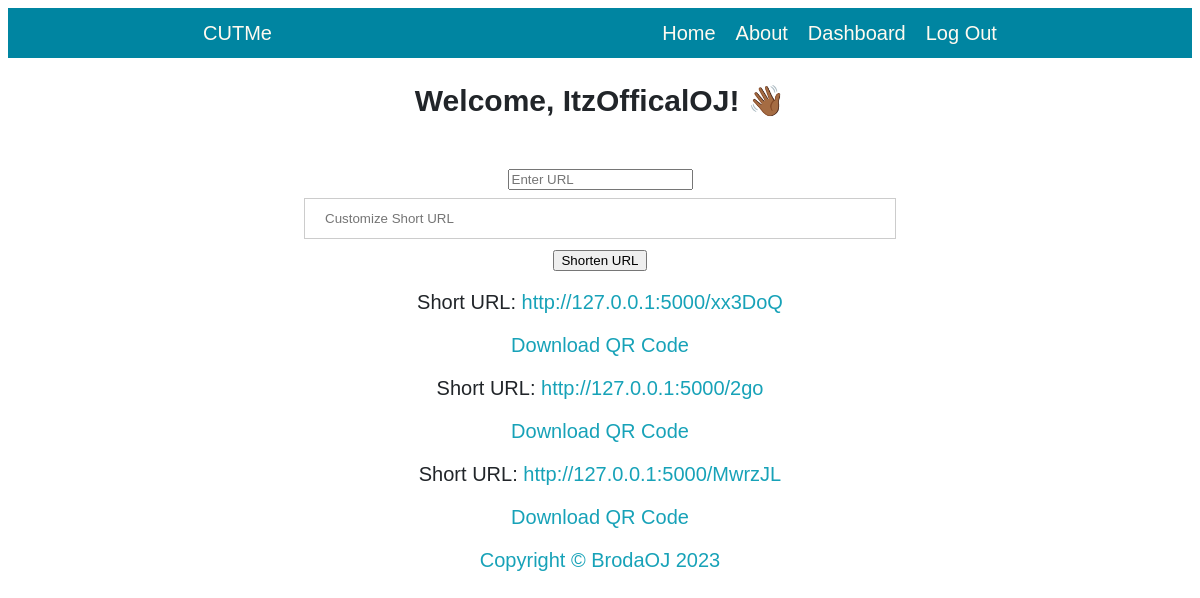
The page / (signed in) on the database its author committed.
### app.py (models this page shows, shortened)
class User(db.Model, UserMixin):
    __tablename__ = 'users'
    id = db.Column(db.Integer, primary_key=True)
    username = db.Column(db.String(50), unique=True, nullable=False)
    password = db.Column(db.String(100), nullable=False)
    created_urls = db.relationship('URL', backref='created_by', foreign_keys='URL.user_id')

class URL(db.Model):
    __tablename__ = 'urls'
    id = db.Column(db.Integer, primary_key=True)
    short_code = db.Column(db.String(6), unique=True, nullable=False)
    long_url = db.Column(db.String)
    short_url = db.Column(db.String)
    custom_short_url = db.Column(db.String)  # Add custom_short_url attribute
    user_id = db.Column(db.Integer, db.ForeignKey('users.id'))
    created_at = db.Column(db.DateTime, default=datetime.utcnow)
    clicks = db.relationship('Analytics', backref='url', lazy='dynamic')

### app.py (the view)
@app.route('/')
@limiter.limit('10/minute')
@login_required
def index():
    user = current_user
    urls = user.created_urls
    return render_template('index.html', user=user, urls=urls)

### app.py (called while the page is built)
@login_manager.user_loader
def load_user(user_id):
    return User.query.get(int(user_id))

### templates/index.html (shortened to what this page needs)
{% extends 'layout.html' %}
{% block content %}
    {% if current_user.is_authenticated %}
        <h2>Welcome, {{ current_user.username }}! <span class="wave">👋🏾</span></h2>
        <br>
        <form method="POST" action="/shorten">
            <input type="url" name="url" placeholder="Enter URL" required>
            <input type="text" name="custom_short_url" placeholder="Customize Short URL">
            <button type="submit">Shorten URL</button>
        </form>
        {% for url in urls %}
            <p>Short URL: <a href="{{ url.short_url }}">{{ url.short_url }}</a></p>
            <a href="{{ url_for('download_qr_code', url_id=url.id) }}">Download QR Code</a>
        {% endfor %}
    {% endif %}
{% endblock content %}

### static/css/style.css (style rules this page uses)
* { font-family: Arial, Helvetica, sans-serif; box-sizing: border-box; }
body { font-size:20px; color:#212529; text-align: center; font-family:Lora,'Times New Roman',serif, }
a { text-decoration: none; color: #17a2b8; }
input[type=text], input[type=password] { width: 100%; padding: 12px 20px; margin: 8px 0; display: inline-block; border: 1px solid #ccc; box-sizing: border-box; }

### rows shown on the page
User: username "ItzOfficalOJ"
URL: short_url "http://127.0.0.1:5000/xx3DoQ"
URL: short_url "http://127.0.0.1:5000/2go"
URL: short_url "http://127.0.0.1:5000/MwrzJL"
